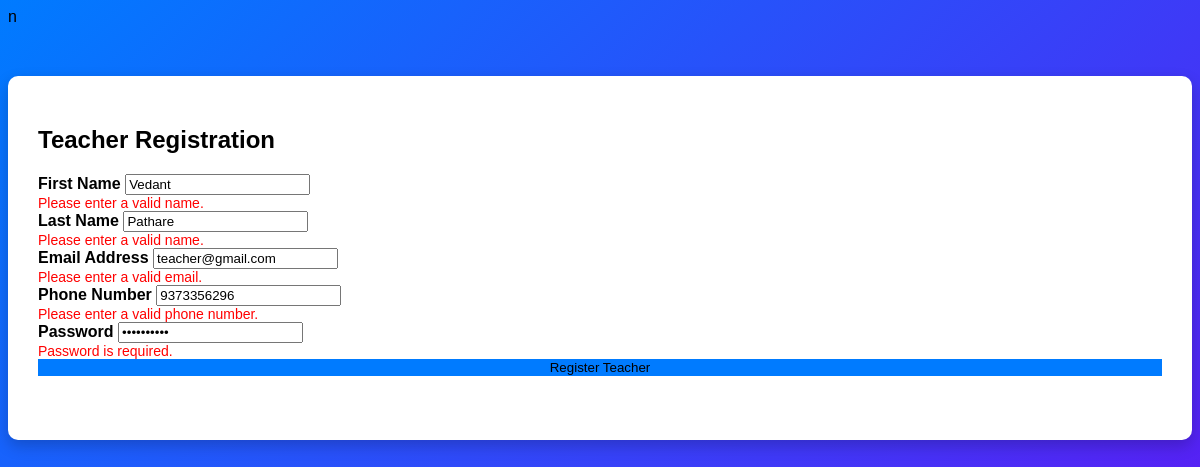
The app's page /Teacher_View.php?user_id=14 with its own data.
### tables this page shows
CREATE TABLE `users` (
  `user_id` int(11) NOT NULL,
  `first_name` varchar(255) NOT NULL,
  `last_name` varchar(255) NOT NULL,
  `email` varchar(255) NOT NULL,
  `phone_number` bigint(30) NOT NULL,
  `password` varchar(255) NOT NULL
);

### Teacher_View.php (the view, shortened to what this page needs)
n<?php
	$con=mysqli_connect("localhost","root","","sm")or die("Server Not Response");
    $user_id=$_GET['user_id'];
    $res=mysqli_query($con,"SELECT * FROM users WHERE USER_ID='".$user_id."'");
    $row=mysqli_fetch_row($res);
?>
<!DOCTYPE html>
<html lang="en">
<head>
</head>
<body>
    <div class="container-scroller">
        <div class="container-fluid page-body-wrapper">
            <div class="main-panel">
                <div class="content-wrapper">
                    <div class="container">
                        <h2 class="text-center mb-4 text-primary"><b>Teacher Registration</b></h2>
                        <form method="POST" >
                            <div class="mb-3">
                                <label for="first_name" class="form-label">First Name</label>
                                <input type="text" class="form-control" id="first_name" name="first_name" placeholder="Enter First name" value="<?php echo$row[1];?>">
                                <div class="invalid-feedback">Please enter a valid name.</div>
                            </div>
                            <div class="mb-3">
                                <label for="last_name" class="form-label">Last Name</label>
                                <input type="text" class="form-control" id="last_name" name="last_name" placeholder="Enter Last name" value="<?php echo$row[2];?>">
                                <div class="invalid-feedback">Please enter a valid name.</div>
                            </div>
                            <div class="mb-3">
                                <label for="email" class="form-label">Email Address</label>
                                <input type="email" class="form-control" id="email" name="email" placeholder="Enter email" value="<?php echo$row[3];?>">
                                <div class="invalid-feedback">Please enter a valid email.</div>
                            </div>
                            <div class="mb-3">
                                <label for="phone" class="form-label">Phone Number</label>
                                <input type="tel" class="form-control" id="phone" name="phone" placeholder="Enter phone number" value="<?php echo$row[4];?>">
                                <div class="invalid-feedback">Please enter a valid phone number.</div>
                            </div>
                            <div class="mb-3">
                                <label for="password" class="form-label">Password</label>
                                <input type="password" class="form-control" id="password" name="password" placeholder="Enter password" value="<?php echo$row[5];?>">
                                <div class="invalid-feedback">Password is required.</div>
                            </div>
                            <button type="submit" class="btn btn-primary" name="submit">Register Teacher</button>
                            <br><br>
                        </form>
                    </div>
                </div>
            </div>
        </div>
    </div>
</body>
</html>

### Teacher_View.php (style rules this page uses)
body { background: linear-gradient(135deg, #007bff, #6610f2); font-family: 'Arial', sans-serif; }
.container { background: white; border-radius: 10px; box-shadow: 0 6px 15px rgba(0, 0, 0, 0.2); padding: 30px; margin-top: 50px; }
.btn-primary { width: 100%; background: #007bff; border: none; }
.form-label { font-weight: bold; margin-bottom: 10px; }
.invalid-feedback { color: red; font-size: 14px; }

### records on screen
users: first_name "Vedant", last_name "Pathare", email "teacher@gmail.com", phone "9373356296"
